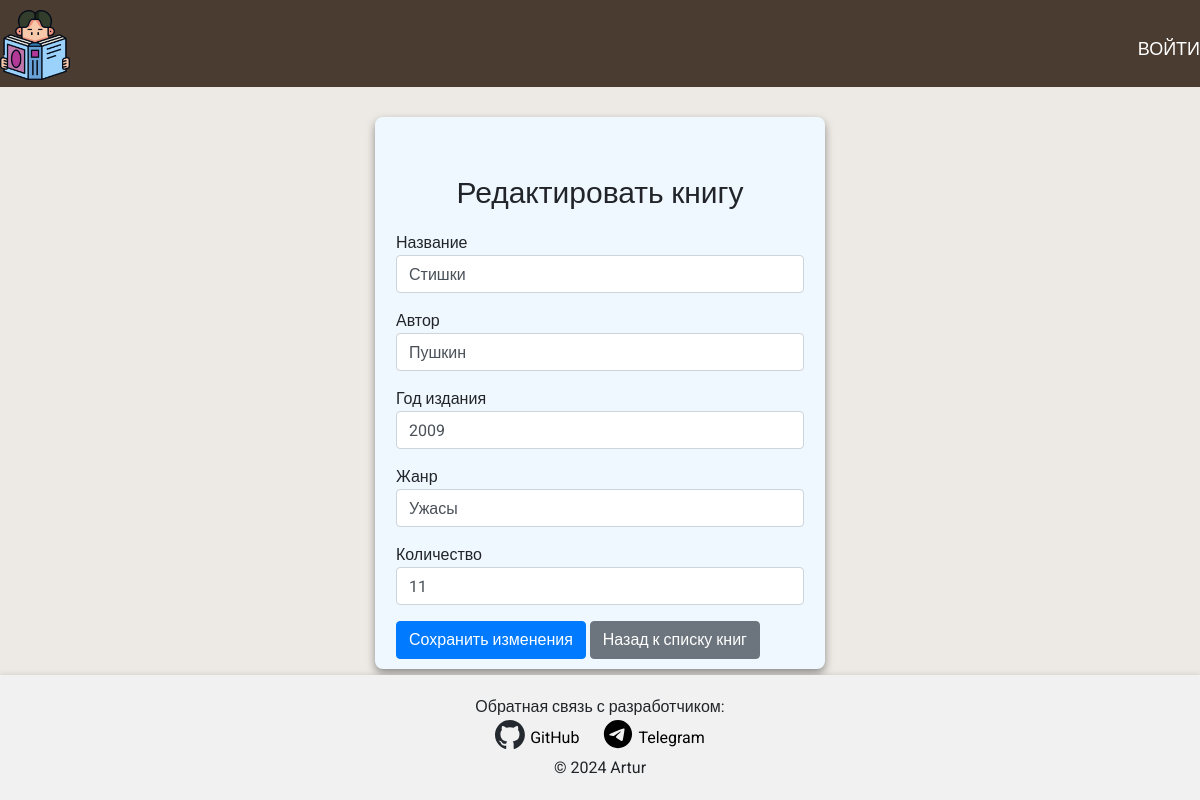
Page /edit_book/2 on the earlier database version.
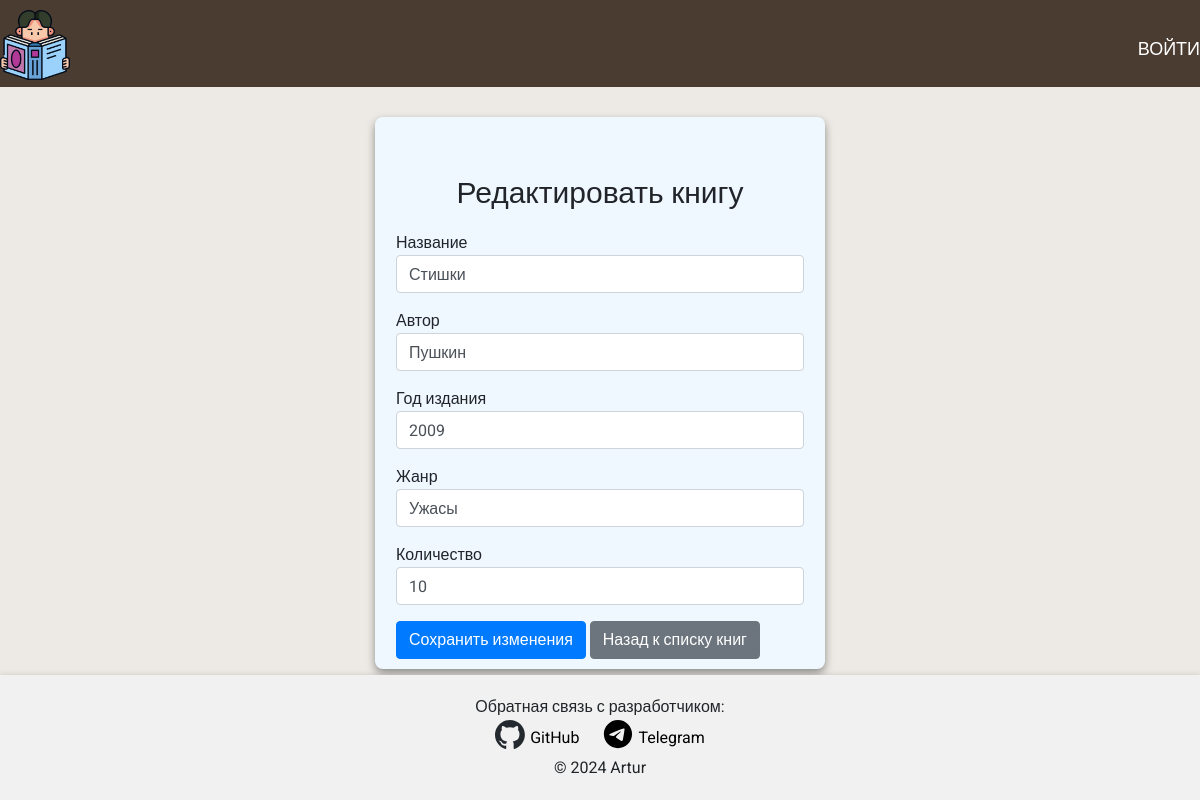
Same page on the later database version.
### semestr_task/models.py (models this page shows, shortened)
class Book(db.Model):
    __tablename__ = 'books'
    id = db.Column(db.Integer, primary_key=True)
    title = db.Column(db.String(255), nullable=False)
    author = db.Column(db.String(255), nullable=False)
    publication_year = db.Column(db.Integer)
    genre = db.Column(db.String(100))
    copies = db.Column(db.Integer, default=1)

### app.py (the view, shortened to what this page needs)
@app.route('/edit_book/<int:book_id>', methods=['GET', 'POST'])
def edit_book(book_id):
    book = Book.query.get(book_id)
    if not book:
        flash('Книга не найдена.', 'danger')
        return redirect(url_for('books'))
    form = BookForm(obj=book)  # Предзаполняем форму данными книги
    return render_template('edit_book.html', form=form, book=book)  # Показываем страницу редактирования

### semestr_task/forms.py
class BookForm(FlaskForm):
    title = StringField('Название', validators=[DataRequired()])
    author = StringField('Автор', validators=[DataRequired()])
    publication_year = IntegerField('Год издания', validators=[DataRequired()])
    genre = StringField('Жанр', validators=[DataRequired()])
    copies = IntegerField('Количество', validators=[DataRequired()])
    submit = SubmitField('Сохранить')

### semestr_task/templates/edit_book.html (shortened to what this page needs)
{% extends "base.html" %}
{% block content %}
<div class="edit-container">
    <div class="form-container">
        <div class="container mt-5">
            <h1>Редактировать книгу</h1>
            <form method="POST" action="">
                <div class="form-group">
                    <label for="title">Название</label>
                    {{ form.title(class="form-control") }}
                </div>
                <div class="form-group">
                    <label for="author">Автор</label>
                    {{ form.author(class="form-control") }}
                </div>
                <div class="form-group">
                    <label for="publication_year">Год издания</label>
                    {{ form.publication_year(class="form-control") }}
                </div>
                <div class="form-group">
                    <label for="genre">Жанр</label>
                    {{ form.genre(class="form-control") }}
                </div>
                <div class="form-group">
                    <label for="copies">Количество</label>
                    {{ form.copies(class="form-control") }}
                </div>
                <button type="submit" class="btn btn-primary">Сохранить изменения</button>
                <a href="{{ url_for('books') }}" class="btn btn-secondary">Назад к списку книг</a>
            </form>
        </div>
    </div>
</div>
{% endblock %}

Differences in the rows shown:
changed Book "Стишки": copies "11" → "10"
